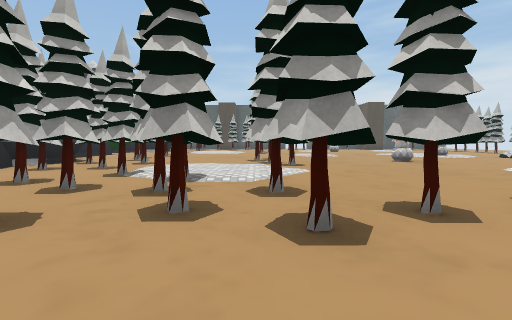
view 1 (above)

20 first-person views from a walk through a Unity game level. The camera is 1.3 m above the floor, tilts 4° down and sees 90° across. The floor is counted in squares, 2 m on a side. Each view is taken from the middle of a square. On the plan, view 1 faces up. The plan holds only what a view shows up to about 9 squares ahead; the rest is blank. The place goes on beyond the plan. The player is left out. Some animated figures are left out. Some surface patterns are stand-ins.

view 2
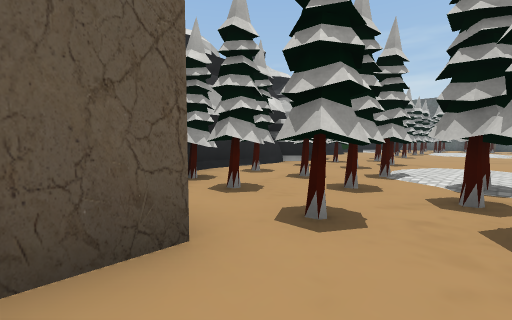

view 3
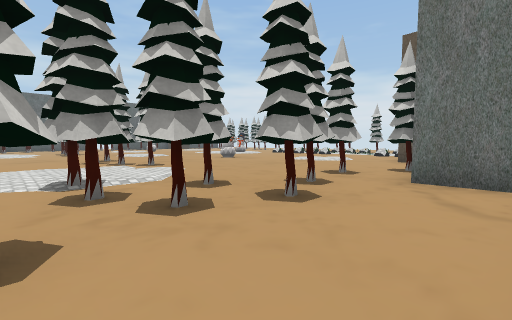

view 4
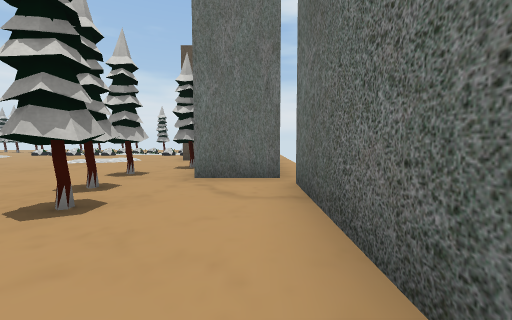

view 5
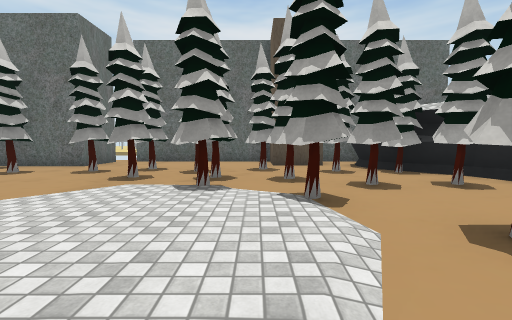

view 6
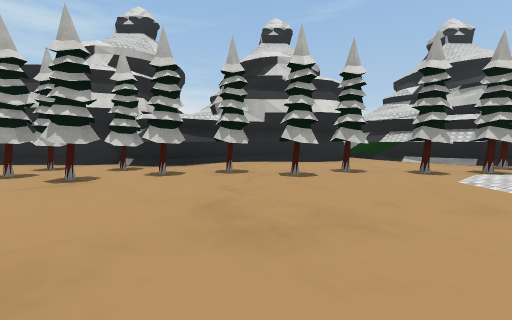

view 7
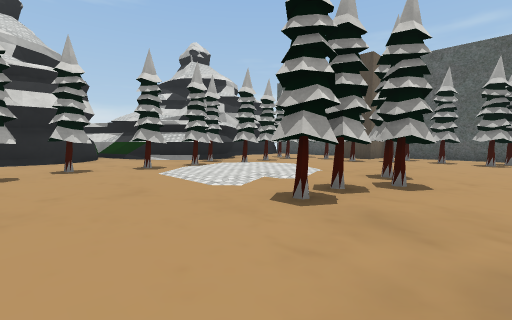

view 8
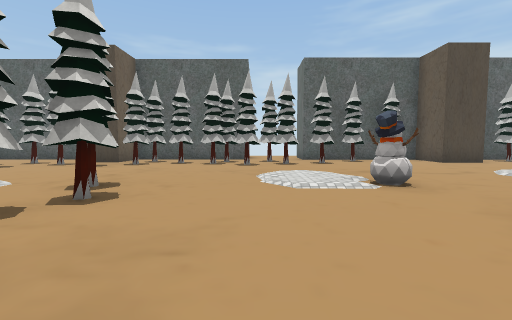

view 9
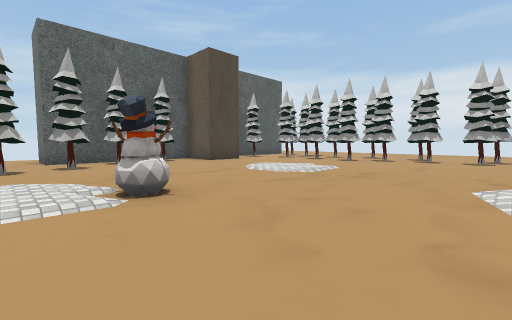

view 10
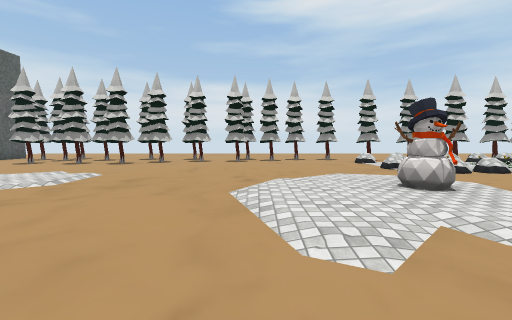

view 11
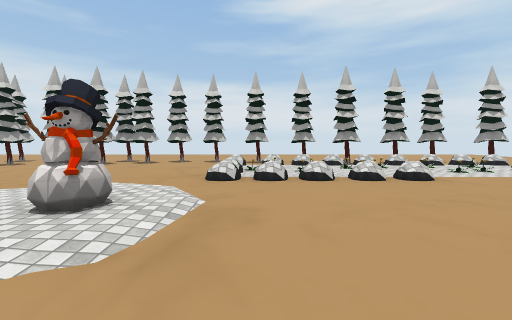

view 12
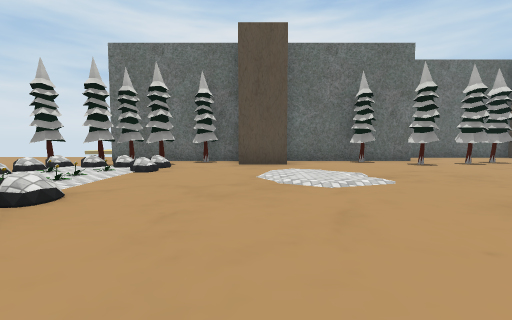

view 13
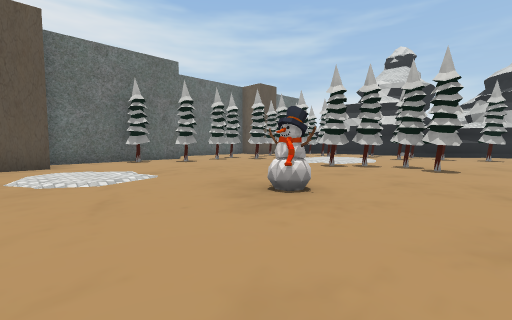

view 14
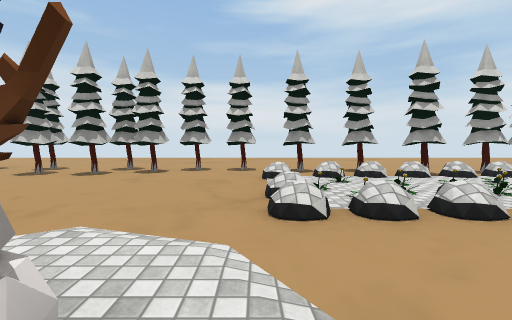

view 15
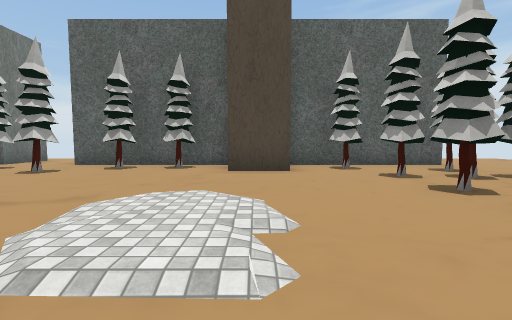

view 16
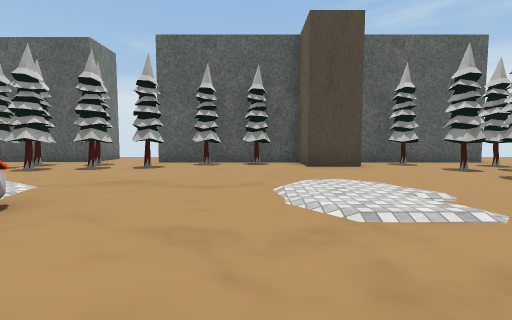

view 17
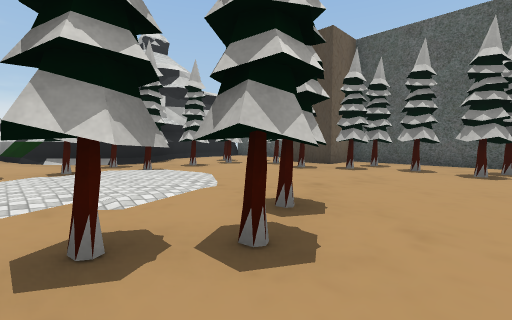

view 18
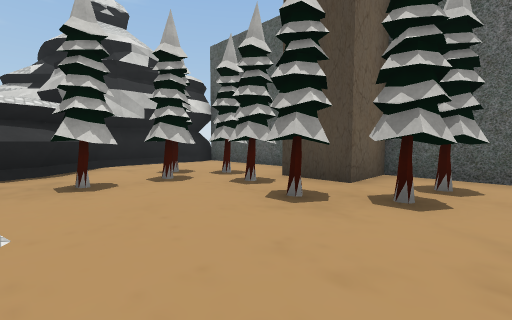

view 19
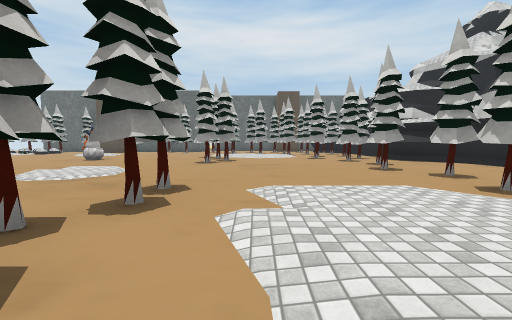

view 20
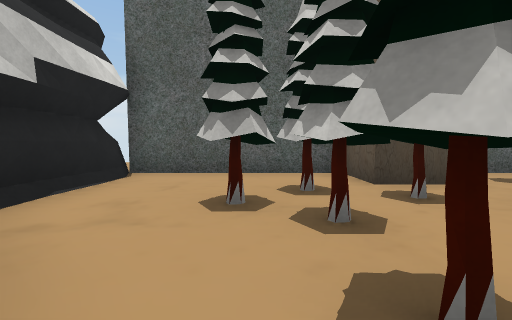

### Floor plan
Key: @ floor where view 1 was taken; # wall or solid block; x gap in a wall; . main floor; : floor 0.5 m higher than the main floor; / step, stairs or slope; ^ raised ledge; T thing the floor can be seen under or through; O other object.
Columns run from 10 left of view 1 to 17 right of it. Each row starts with its distance up from view 1.
 25             #...
 24   ###########..###########..
 23   #....T#.........#.#.......
 22   #....TTTT#####.#..#.#.#..
 21   #..TTTTT..###........###
 20   #...T..................
 19   ##..T................## ..
 18    ##..................#.#..
 17   ##^##...#....O.......#....
 16 ###...x....#............##..
 15 #.........#.................
 14 ###......................#..
 13   #..#..................##..
 12   #...#...........O.........
 11   #......................#..
 10   ##.......#.........OO #...
  9    #^##...#....O.....OO/x...
  8    #x#.#..##.........OO##...
  7    #.......#.........OO##..
  6    #.##..............OOO#...
  5    #...T.............OO:....
  4    #.TTT.T...........O./#...
  3     TT...TT..#.......O#/#...
  2     ###.#TTT...#.##.###.
  1      #.......###########
  0      ..#..@..#
 -1      ########..

Where each view was taken, in squares from view 1:
view 1: 0 up, 0 right, facing up
view 2: 0 up, 1 left, facing up-left
view 3: 0 up, 2 left, facing up-right
view 4: 0 up, 2 left, facing right
view 5: 8 up, 2 left, facing down
view 6: 11 up, 1 right, facing left
view 7: 12 up, 2 right, facing up-left
view 8: 13 up, 3 right, facing up
view 9: 14 up, 4 right, facing up-right
view 10: 14 up, 5 right, facing right
view 11: 10 up, 6 right, facing right
view 12: 10 up, 8 right, facing down
view 13: 11 up, 8 right, facing down-left
view 14: 11 up, 8 right, facing right
view 15: 16 up, 10 right, facing up
view 16: 15 up, 8 right, facing up
view 17: 15 up, 2 right, facing up-left
view 18: 18 up, 0 right, facing up-left
view 19: 18 up, 1 left, facing down
view 20: 18 up, 5 left, facing up
